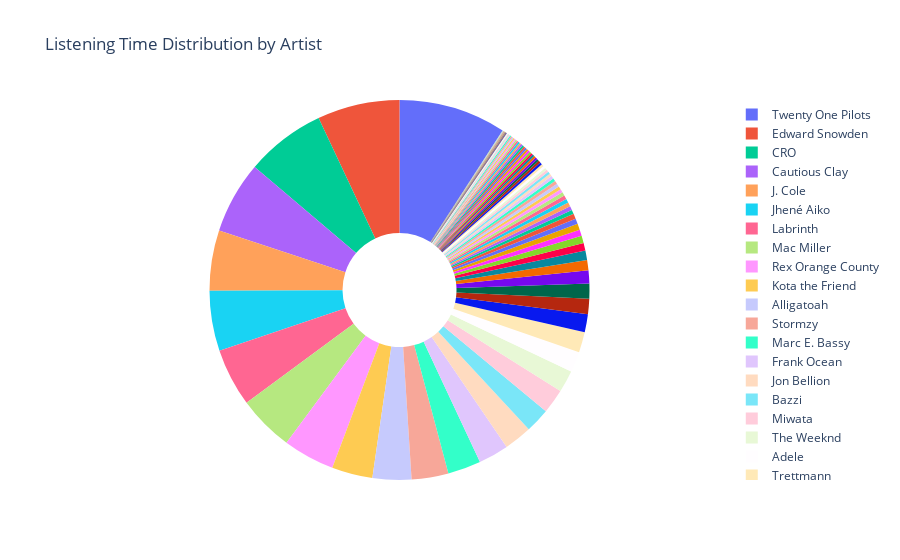
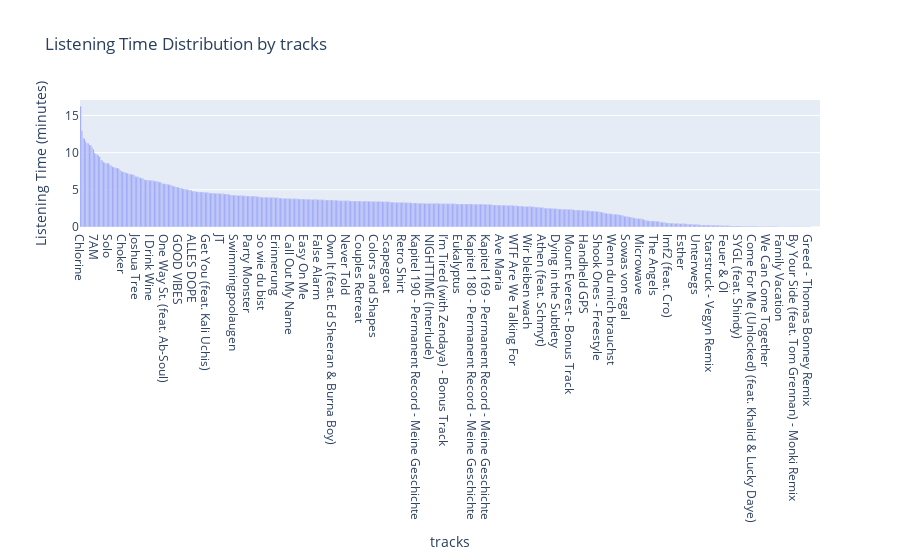

The notebook cell saved with these charts, in order:
### Code cell
df_strm = pd.read_json('StreamingHistory.json')
artist_listening_time = df_strm.groupby('artistName')['msPlayed'].sum() / (1000 * 60)
tracks_listening_time = df_strm.groupby('trackName')['msPlayed'].sum() / (1000 * 60) 
artist_listening_time = artist_listening_time.sort_values(ascending=False)
tracks_listening_time = tracks_listening_time.sort_values(ascending=False)
fig_pie = go.Figure()
fig_pie.add_trace(go.Pie(labels=artist_listening_time.index, values=artist_listening_time.values, hole=0.3, textinfo='none'))
fig_pie.update_layout(title='Listening Time Distribution by Artist')
fig_bar = go.Figure()
fig_bar.add_trace(go.Bar(x=tracks_listening_time.index, y=tracks_listening_time.values))
fig_bar.update_layout(title='Listening Time Distribution by tracks', xaxis=dict(title='tracks'), yaxis=dict(title='Listening Time (minutes)'))
fig_pie.show()
fig_bar.show()

### Figure 1 — Plotly figure (JSON) as saved in the notebook; plotly's stock layout.template omitted (floating-point values rounded to 4 significant figures)
{"data": [{"hole": 0.3, "labels": ["Twenty One Pilots", "Edward Snowden", "CRO", "Cautious Clay", "J. Cole", "Jhené Aiko", "Labrinth", "Mac Miller", "Rex Orange County", "Kota the Friend", "Alligatoah", "Stormzy", "Marc E. Bassy", "Frank Ocean", "Jon Bellion", "Bazzi", "Miwata", "The Weeknd", "Adele", "Trettmann", "6LACK", "John Mayer", "Giant Rooks", "Snky Bnz", "Vince Staples", "Maeckes", "Benji.", "Die Orsons", "Miguel", "Tame Impala", "Jazz Emu", "Jelani Aryeh", "6host", "Thunder Jackson", "Rejjie Snow", "AUDREY NUNA", "The Neighbourhood", "Nina Chuba", "Morris the Friend", "Machine Gun Kelly", "MAJAN", "Olivia Dean", "Daniel Caesar", "BROCKHAMPTON", "Rakede", "KitschKrieg", "Powfu", "Kendrick Lamar", "Reo Cragun", "BRUCKNER", "Shakka", "PHFAT", "Kavinsky", "Jugglerz", "AJ Tracey", "Elton John", "Russ", "Mura Masa", "Shelter Boy", "COIN", "Aminé", "SZA", "Marlon Craft", "Alicia Keys", "RY X", "KING LX", "RIN", "Dominic Fike", "Zaia", "Rexx Life Raj", "Jack Harlow", "Smino", "Herizen", "KYLE", "blackbear", "iann dior", "Mulay", "Tyler, The Creator", "Masego", "Calvin Harris", "Brent Faiyaz", "GoldLink", "Love Regenerator", "JAY-Z", "SG Lewis", "BAYNK", "The Wombats", "Skinny Fabulous", "Ruel", "Post Malone", "Years & Years", "Souly", "Samm Henshaw", "The Knocks", "Kali Uchis", "Anderson .Paak", "Louis The Child", "Tom Odell", "Pink Cafe", "JBee", "Remi Wolf", "CAL", "Elderbrook", "Amaarae", "Kygo", "Tina Turner", "Surfaces", "Lil Nas X", "Yung Bae", "Jaymes Young", "Imagine Dragons", "Tash Sultana", "AJR", "Leyya"], "textinfo": "none", "type": "pie", "values": [166.1, 127.4, 123.6, 111.5, 93.29, 93.17, 89.74, 86.41, 79.79, 63.15, 59.98, 56.97, 51.18, 46.87, 43.18, 37.95, 37.87, 34.14, 31.66, 31.42, 27.97, 23.79, 23.11, 20.24, 16.03, 14.5, 11.95, 11.24, 9.689, 9.613, 8.319, 8.1, 6.328, 6.323, 6.274, 6.248, 6.135, 5.668, 5.229, 5.186, 5.16, 5.081, 4.636, 4.633, 4.144, 3.853, 3.843, 3.81, 3.782, 3.715, 3.633, 3.526, 3.294, 3.286, 3.176, 3.174, 3.164, 3.164, 3.096, 3.077, 2.987, 2.899, 2.882, 2.838, 2.669, 2.645, 2.611, 2.505, 2.286, 2.219, 2.14, 2.127, 1.91, 1.358, 1.262, 0.8023, 0.7564, 0.7285, 0.6794, 0.6421, 0.6241, 0.5336, 0.528, 0.4898, 0.4886, 0.4353, 0.4076, 0.3614, 0.3552, 0.3195, 0.2886, 0.258, 0.248, 0.236, 0.2284, 0.2141, 0.2014, 0.2001, 0.1508, 0.1455, 0.145, 0.1421, 0.098, 0.09433, 0.09273, 0.0891, 0.08497, 0.05805, 0.03857, 0.02737, 0.02495, 0.01768, 0.01307, 0.006883]}], "layout": {"title": {"text": "Listening Time Distribution by Artist"}}}

### Figure 2 — Plotly figure (JSON) as saved in the notebook; plotly's stock layout.template omitted (floating-point values rounded to 4 significant figures; data arrays with more than 128 entries replaced by an {"elided": "..."} marker saying what was removed)
{"data": [{"type": "bar", "x": {"elided": "581 str values"}, "y": {"elided": "581 float values"}}], "layout": {"title": {"text": "Listening Time Distribution by tracks"}, "xaxis": {"title": {"text": "tracks"}}, "yaxis": {"title": {"text": "Listening Time (minutes)"}}}}
